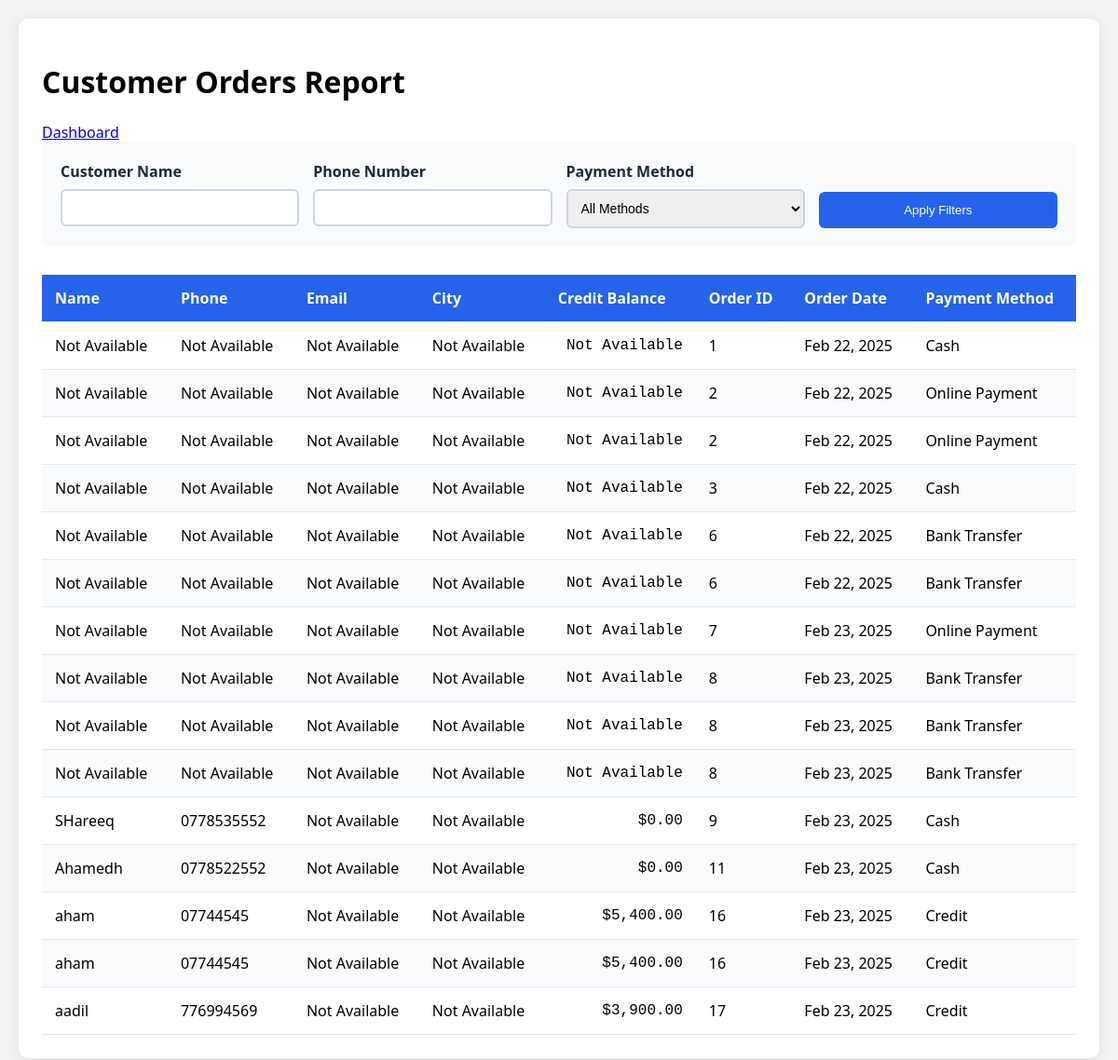
Page /customer_management.php on the committed database.
### tables this page shows
CREATE TABLE `tbl_order_grm` (
  `id` int(11) NOT NULL,
  `order_ref` varchar(100) DEFAULT NULL,
  `order_date` timestamp NOT NULL DEFAULT current_timestamp(),
  `payment_type` int(11) DEFAULT NULL,
  `customer_id` int(11) NOT NULL,
  `del_ref` varchar(100) DEFAULT NULL,
  `pay_st` int(1) DEFAULT NULL,
  `ret_st` enum('none','returned','partial') DEFAULT NULL
);

CREATE TABLE `tbl_customer` (
  `c_id` int(11) NOT NULL,
  `c_name` varchar(255) NOT NULL,
  `c_phone` varchar(20) DEFAULT NULL,
  `c_email` varchar(255) DEFAULT NULL,
  `c_address` text DEFAULT NULL,
  `c_city` varchar(100) DEFAULT NULL,
  `credit_balance` decimal(10,2) DEFAULT 0.00
);

### customer_management.php (the view, shortened to what this page needs)
<?php
include 'backend/conn.php';
$search_name = isset($_GET['name']) ? trim($_GET['name']) : '';
$search_phone = isset($_GET['phone']) ? trim($_GET['phone']) : '';
$base_query = "
    SELECT
        c.c_id AS CustomerID,
        c.c_name AS CustomerName,
        c.c_phone AS Phone,
        c.c_email AS Email,
        c.c_address AS Address,
        c.c_city AS City,
        c.credit_balance AS CreditBalance,
        og.id AS OrderID,
        og.order_date AS OrderDate,
        CASE og.payment_type
            WHEN 0 THEN 'Cash'
            WHEN 1 THEN 'Online Payment'
            WHEN 2 THEN 'Bank Transfer'
            WHEN 3 THEN 'Credit'
        END AS PaymentMethod,
        o.product_id AS ProductID,
        o.quantity AS Quantity,
        o.discount AS Discount,
        o.discount_type AS DiscountType,
        o.bill_date AS BillDate,
        o.m_price AS Price
    FROM tbl_order_grm og
    LEFT JOIN tbl_customer c ON og.customer_id = c.c_id
    INNER JOIN tbl_order o ON og.id = o.grm_ref
";
$query = $base_query;
$stmt = $conn->prepare($query);
if (!$stmt->execute()) {
    die("Error executing statement: " . $stmt->error);
}
$result = $stmt->get_result();
$results = $result->fetch_all(MYSQLI_ASSOC);
?>
<!DOCTYPE html>
<html lang="en">
<head>
</head>
<body>
    <div class="container">
        <h1>Customer Orders Report</h1>
        <a href="index.php" class="btn btn-warning mx-2">Dashboard</a>
        <form method="GET" class="filters">
            <div class="filter-group">
                <label for="name">Customer Name</label>
                <input type="text" name="name" value="<?= htmlspecialchars($search_name) ?>">
            </div>
            <div class="filter-group">
                <label for="phone">Phone Number</label>
                <input type="text" name="phone" value="<?= htmlspecialchars($search_phone) ?>">
            </div>
            <div class="filter-group">
                <label for="payment_method">Payment Method</label>
                <select name="payment_method">
                    <option value="">All Methods</option>
                </select>
            </div>
            <button type="submit">Apply Filters</button>
        </form>
        <div class="table-container">
            <table>
                <thead>
                    <tr>
                        <th>Name</th>
                        <th>Phone</th>
                        <th>Email</th>
                        <th>City</th>
                        <th>Credit Balance</th>
                        <th>Order ID</th>
                        <th>Order Date</th>
                        <th>Payment Method</th>
                    </tr>
                </thead>
                <tbody>
                    <?php if (!empty($results)): ?>
                        <?php foreach ($results as $row): ?>
                            <tr>
                                <td><?= !empty($row['CustomerName']) ? htmlspecialchars($row['CustomerName']) : 'Not Available' ?></td>
                                <td><?= !empty($row['Phone']) ? htmlspecialchars($row['Phone']) : 'Not Available' ?></td>
                                <td><?= !empty($row['Email']) ? htmlspecialchars($row['Email']) : 'Not Available' ?></td>
                                <td><?= !empty($row['City']) ? htmlspecialchars($row['City']) : 'Not Available' ?></td>
                                <td class="currency"><?= !empty($row['CreditBalance']) ? '$' . number_format($row['CreditBalance'], 2) : 'Not Available' ?></td>
                                <td><?= htmlspecialchars($row['OrderID']) ?></td>
                                <td><?= date('M d, Y', strtotime($row['OrderDate'])) ?></td>
                                <td><?= htmlspecialchars($row['PaymentMethod']) ?></td>
                            </tr>
                        <?php endforeach; ?>
                    <?php endif; ?>
                </tbody>
            </table>
        </div>
    </div>
</body>
</html>

### customer_management.php (style rules this page uses)
:root { --primary-color: #2563eb; --hover-color: #1d4ed8; }
body { font-family: 'Segoe UI', Tahoma, Geneva, Verdana, sans-serif; margin: 0; padding: 20px; background-color: #f3f4f6; }
.container { max-width: 1600px; margin: 0 auto; background: white; border-radius: 10px; box-shadow: 0 2px 15px rgba(0,0,0,0.1); padding: 25px; }
.filters { display: grid; grid-template-columns: repeat(auto-fit, minmax(200px, 1fr)); gap: 15px; margin-bottom: 30px; background: #f8fafc; padding: 20px; border-radius: 8px; }
.filter-group { display: flex; flex-direction: column; }
label { margin-bottom: 8px; font-weight: 600; color: #1e293b; }
input, select { padding: 10px; border: 2px solid #cbd5e1; border-radius: 6px; font-size: 14px; }
button { padding: 12px 25px; background: var(--primary-color); color: white; border: none; border-radius: 6px; cursor: pointer; transition: background 0.3s ease; align-self: flex-end; }
.table-container { overflow-x: auto; margin-top: 20px; }
table { width: 100%; border-collapse: collapse; min-width: 1000px; }
th, td { padding: 14px; text-align: left; border-bottom: 1px solid #e2e8f0; }
th { background: var(--primary-color); color: white; font-weight: 600; }
tr:nth-child(even) { background-color: #f8fafc; }
.currency { text-align: right; font-family: 'Courier New', Courier, monospace; }

### rows in the picture
tbl_order_grm: shows "Not Available", id "1", order_date "Feb 22, 2025", PaymentMethod "Cash"
tbl_order_grm: shows "Not Available", id "2", order_date "Feb 22, 2025", PaymentMethod "Online Payment"
tbl_order_grm: shows "Not Available", id "3", order_date "Feb 22, 2025", PaymentMethod "Cash"
tbl_order_grm: shows "Not Available", id "6", order_date "Feb 22, 2025", PaymentMethod "Bank Transfer"
tbl_order_grm: shows "Not Available", id "7", order_date "Feb 23, 2025", PaymentMethod "Online Payment"
tbl_order_grm: shows "Not Available", id "8", order_date "Feb 23, 2025", PaymentMethod "Bank Transfer"
tbl_order_grm: customer.c_name "SHareeq", customer.c_phone "0778535552", customer.credit_balance "0.00", id "9", order_date "Feb 23, 2025", PaymentMethod "Cash"
tbl_order_grm: customer.c_name "Ahamedh", customer.c_phone "0778522552", customer.credit_balance "0.00", id "11", order_date "Feb 23, 2025", PaymentMethod "Cash"
tbl_order_grm: customer.c_name "aham", customer.c_phone "07744545", customer.credit_balance "5,400.00", id "16", order_date "Feb 23, 2025", PaymentMethod "Credit"
tbl_order_grm: customer.c_name "aadil", customer.c_phone "776994569", customer.credit_balance "3,900.00", id "17", order_date "Feb 23, 2025", PaymentMethod "Credit"
